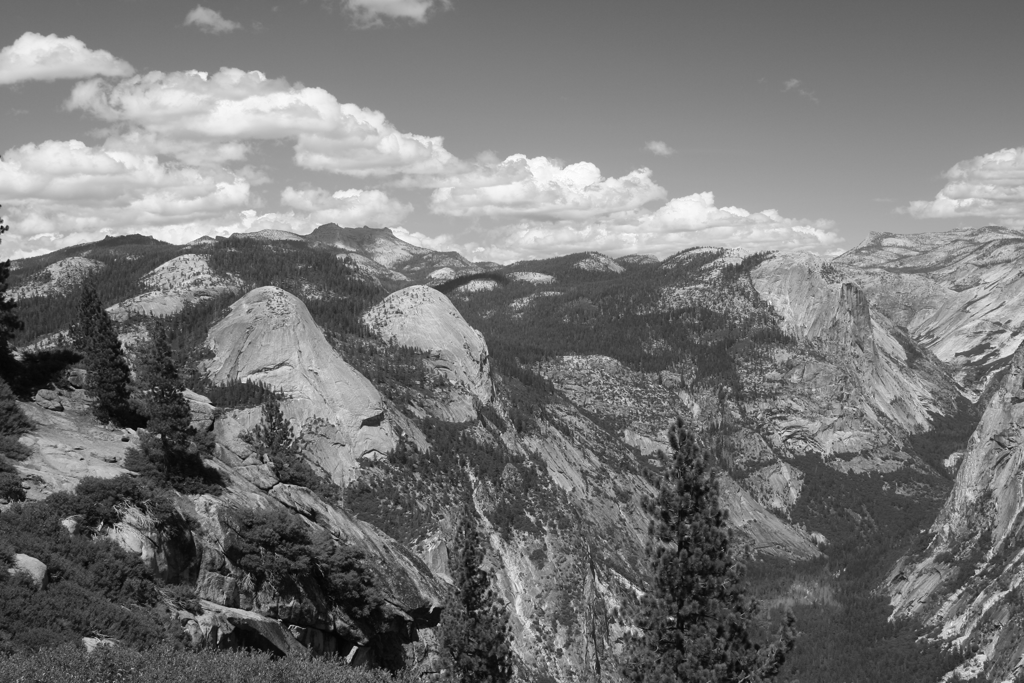
#> input picture images/halfdome/source_images/halfdome-00.png, 1024 x 683 px; its folder holds 4 pictures in this run
$ jupyter execute --allow-errors main-v2.ipynb
#> lines starting #> are read from the running program, lines starting #| are printed output that depends on the picture
[cell 1]
# In this script the following pipeline is implemented
# 1) Calculate sift feature of each image, the one witch matches with the greatest number of images
#    is choosen as the startImage
# 2) Augment the startImage with its neighbour image computing each time the Homography matrix with the based one,
#    not the one resulting after the mosaice operation
# 3) When the neighbour images of the startImage are all used, check the neighbours of the images already
#    attached to the startImage that have not already been used, compose the Homography matrices

[cell 2]
import matplotlib.pyplot as plt
from matplotlib import image as mpimg
import cv2
import os
import math
import numpy as np


# relativePathFolder = 'images/arena/source_images/'
# relativePathFolder = 'images/big_house/source_images/'
# relativePathFolder = 'images/carmel/source_images/'
relativePathFolder = 'images/halfdome/source_images/'

images = []
for filename in os.listdir(relativePathFolder):
    img = cv2.imread(os.path.join(relativePathFolder, filename))
#> img is the input picture: shape (683, 1024, 3); min 4, max 255, mean 118.7
    if img is not None:
        images.append(img)

if len(images) < 5:
    fig, ax = plt.subplots(1, len(images), figsize=(15, 12))
    for j in range(len(images)):
        ax[j].imshow(images[j])
#> `[cell 2] import matplotlib.pyplot as plt from matplotlib import image ..`:
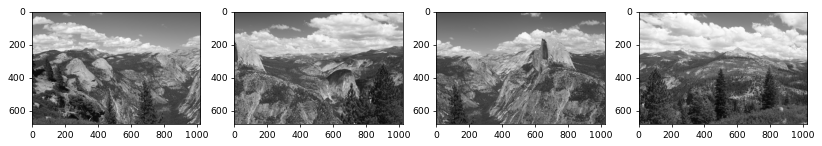
#> figure drawn by matplotlib, 4 panels
else:
    fig, ax = plt.subplots(math.floor(len(images)/5), 5, figsize=(15, 5))
    fig.suptitle('Some of the images')

    k = 0
    for i in range(math.floor(len(images)/5)):
        for j in range(5):
            ax[i,j].imshow(images[k])
            k+=1


# [11 lines of commented-out code are left out]

[cell 3]
# EXTRACTING FEATURES

# Get gray images
images_g = []
for i in range(len(images)):
    images_g.append(cv2.cvtColor(images[i], cv2.COLOR_BGR2GRAY))

#sift
sift = cv2.SIFT_create()

# compute keypoints and descriptors of all images
keypoints = []
descriptors = []
for i in range(len(images)):
    kp, descr = sift.detectAndCompute(images_g[i],None)
    keypoints.append(kp)
    descriptors.append(descr)
